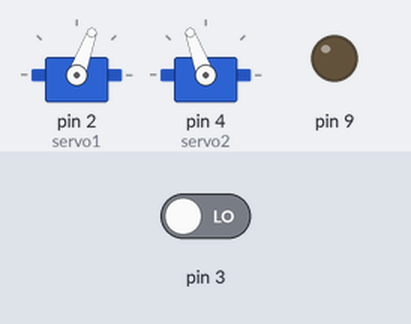
Simulated run of this sketch. Board: Arduino Uno, built with avr-gcc and run on an emulated ATmega328P. Parts: 2 × servo, output pins drawn as LEDs (lit = HIGH). The inputs (shaded band) are chosen by the test bench; at power-on: pin 3 LOW. What the sketch prints to the serial monitor is not drawn.

Above: at 2.2 s.
2.3 s: pin 3 driven HIGH
At 3.2 s:
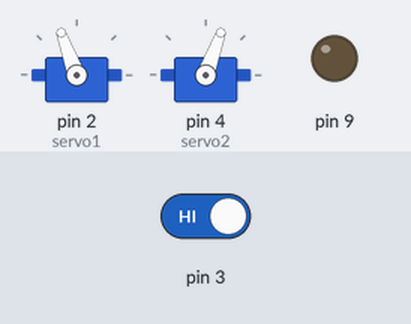
3.9 s: pin 3 driven LOW
At 4.5 s:
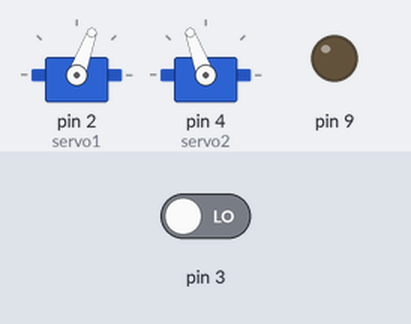
Timing chart, 0 to 6.9 s (numbered marks = the images above; inputs shaded):
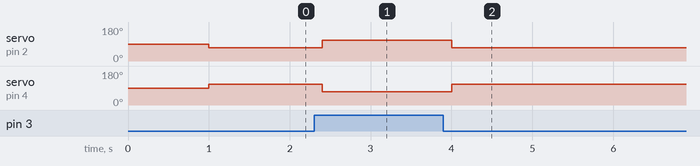

The sketch:

line_detection1servo.ino
```cpp
// #AadityaTandon
// Line-Following Robot -- 2-servo steering
// -----------------------------------------
// Reads a single IR line sensor (digital output) and steers two servos
// in opposite directions depending on whether the line is detected.
// An HC-SR04 ultrasonic sensor is wired and pin-configured (via
// Ultrasonic.h) for future obstacle-avoidance, but is not yet read in
// the control loop below. See wiring_diagram.svg for full pinout.
//
// WIRING:
//   Servo 1 (left)  signal -> pin 2
//   Servo 2 (right) signal -> pin 4
//   IR line sensor digital out -> pin 3
//   HC-SR04 Trig -> pin 9, Echo -> pin 8 (wired, unused for now)

#include <Servo.h>
#include "Ultrasonic.h"
Servo servo1;
Servo servo2;
unsigned long start_time = 0;
void setup() {
  // put your setup code here, to run once:
  servo1.attach( 2 );
  servo2.attach( 4 );
  Serial.begin (115200);
  pinMode( 3, INPUT );
  pinMode( 8, INPUT );
  pinMode( 9, OUTPUT );
  delay( 1000 );
  start_time = millis();
}
void left() {
  servo1.write( 90 + 20 );
  servo2.write( 90 - 20 );
}
void loop() {
  // put your main code here, to run repeatedly:
  int value = digitalRead( 3 );
  if (value == true)
  {
    Serial.println("☾");
    servo1.write( 90 + 20 );
    servo2.write( 90 - 20 );
  }

  else
  {
    Serial.println("☼");
    servo1.write( 90 - 20 );
    servo2.write( 90 + 20 );
  }
  delay(200);

}
```

Ultrasonic.h
```cpp
// #AadityaTandon
// Simple HC-SR04-style ultrasonic distance helper.
// Trig -> pin 9 (OUTPUT), Echo -> pin 8 (INPUT). See wiring_diagram.svg.
// Included by line_detection1servo.ino; getUltraSonicDistance() is
// available for future obstacle-avoidance logic (not yet called from
// the main loop in this project).

float getUltraSonicDistance()
{
  digitalWrite( 9, LOW );
  delayMicroseconds( 2 );
  digitalWrite( 9, HIGH );
  delayMicroseconds( 2 );
  digitalWrite( 9, LOW );

  int duration = pulseIn( 8, HIGH, 1000 );
  if ( duration <= 0 )
    return -1;
  float speed_of_sound = 343.0;

  // FIXED: divisor was 2000.0, which reported distances ~10x too large
  // (e.g. a 100cm object read as ~1000cm). Correct conversion from a
  // round-trip pulse duration in microseconds and a speed of sound in
  // m/s to a one-way distance in cm is duration * speed_of_sound / 20000.0.
  float distance = speed_of_sound * duration / 20000.0;
  Serial.println( distance );
  return distance;
}
```

Measured:
- after the input at 2.3 s, servo on pin 2 (servo1): 70° → 110° after 0.10 s; servo on pin 4 (servo2): 110° → 70° after 0.10 s
- after the input at 3.9 s, servo on pin 2 (servo1): 110° → 70° after 0.10 s; servo on pin 4 (servo2): 70° → 110° after 0.10 s
